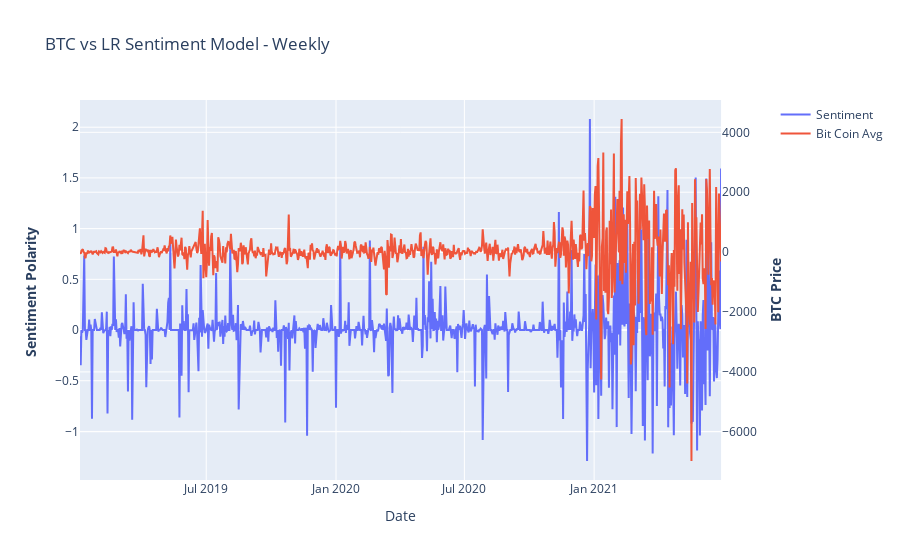

Notebook source saved alongside this figure:
### Code cell
dchunk='d'
a=top.resample(dchunk).sum()[['neg','pos','neut']]
btc_price=pd.read_csv(r"C:\Users\Ben\Desktop\Diplomatiki\CryptoSent\Datasets\other\coin_Bitcoin.csv")
btc_price.Date=pd.to_datetime(btc_price.Date)
btc_price=btc_price.set_index('Date')
btc_price['avg_price']=(btc_price.High+btc_price.Low)/2

btc_price_avg=btc_price.resample(dchunk).mean().loc['2019':'2021-06']['avg_price']

# Create figure with secondary y-axis
fig = make_subplots(specs=[[{"secondary_y": True}]])

# Add traces
fig.add_trace(
    go.Scatter(x=ga.index, y=ga.sent, name="Sentiment"),
    secondary_y=False,
)


fig.add_trace(
    go.Scatter(x=ga.index, y=ga.avg_price, name="Bit Coin Avg"),
    secondary_y=True,
)

# Add figure title
fig.update_layout(
    title_text="BTC vs LR Sentiment Model - Weekly"
)

# Set x-axis title
fig.update_xaxes(title_text="Date")

# Set y-axes titles
fig.update_yaxes(title_text="<b>Sentiment Polarity </b>", secondary_y=False)
fig.update_yaxes(title_text="<b>BTC Price</b>", secondary_y=True)

fig.show()

### Figure 1 — Plotly figure (JSON) as saved in the notebook; plotly's stock layout.template omitted (floating-point values rounded to 4 significant figures; data arrays with more than 128 entries replaced by an {"elided": "..."} marker saying what was removed)
{"data": [{"name": "Sentiment", "type": "scatter", "x": {"elided": "910 str values"}, "xaxis": "x", "y": {"elided": "910 float values"}, "yaxis": "y"}, {"name": "Bit Coin Avg", "type": "scatter", "x": {"elided": "910 str values"}, "xaxis": "x", "y": {"elided": "910 float values"}, "yaxis": "y2"}], "layout": {"title": {"text": "BTC vs LR Sentiment Model - Weekly"}, "xaxis": {"anchor": "y", "domain": [0, 0.94], "title": {"text": "Date"}}, "yaxis": {"anchor": "x", "domain": [0, 1], "title": {"text": "<b>Sentiment Polarity </b>"}}, "yaxis2": {"anchor": "x", "overlaying": "y", "side": "right", "title": {"text": "<b>BTC Price</b>"}}}}
